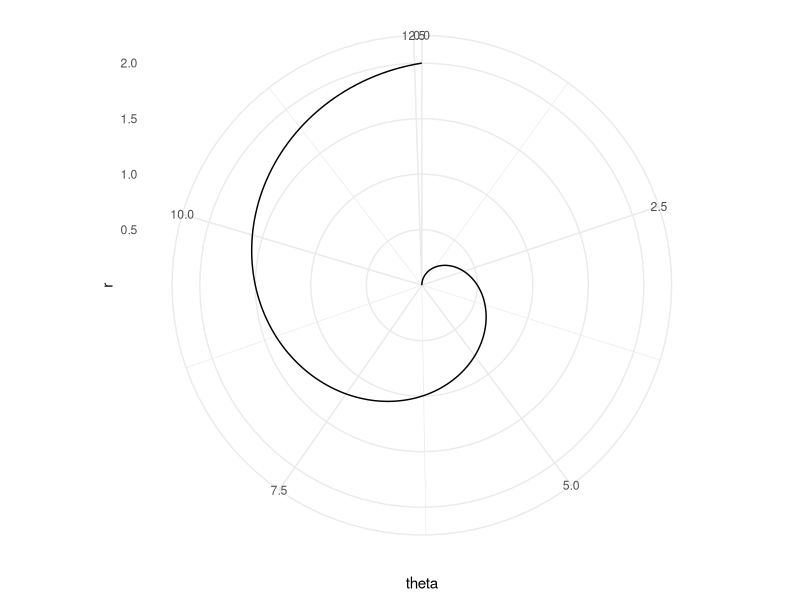

Source code (R):
## ---- chunk 1
library('ggplot2')

# generate data
r <- seq(0, 2, by = 0.01)
theta <- 2*pi*r
df <- data.frame(theta, r)

# ggplot returns an object
ggplot(df, aes(x = theta, y = r)) +
  geom_path() +
  scale_y_continuous(breaks = c(0.5, 1, 1.5, 2)) +
  coord_polar() +
  theme_minimal()


